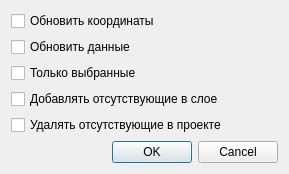
<?xml version="1.0" encoding="UTF-8"?>
<ui version="4.0">
 <class>RefreshSetup</class>
 <widget class="QDialog" name="RefreshSetup">
  <property name="geometry">
   <rect>
    <x>0</x>
    <y>0</y>
    <width>289</width>
    <height>162</height>
   </rect>
  </property>
  <property name="windowTitle">
   <string>Обновление данных</string>
  </property>
  <layout class="QGridLayout" name="gridLayout">
   <item row="5" column="0">
    <spacer name="verticalSpacer">
     <property name="orientation">
      <enum>Qt::Vertical</enum>
     </property>
     <property name="sizeHint" stdset="0">
      <size>
       <width>20</width>
       <height>40</height>
      </size>
     </property>
    </spacer>
   </item>
   <item row="0" column="0">
    <widget class="QCheckBox" name="mKoordsCheckBox">
     <property name="text">
      <string>Обновить координаты</string>
     </property>
    </widget>
   </item>
   <item row="1" column="0">
    <widget class="QCheckBox" name="mDataCheckBox">
     <property name="text">
      <string>Обновить данные</string>
     </property>
    </widget>
   </item>
   <item row="6" column="0">
    <widget class="QDialogButtonBox" name="buttonBox">
     <property name="orientation">
      <enum>Qt::Horizontal</enum>
     </property>
     <property name="standardButtons">
      <set>QDialogButtonBox::Cancel|QDialogButtonBox::Ok</set>
     </property>
    </widget>
   </item>
   <item row="2" column="0">
    <widget class="QCheckBox" name="mSelectedCheckBox">
     <property name="text">
      <string>Только выбранные</string>
     </property>
    </widget>
   </item>
   <item row="3" column="0">
    <widget class="QCheckBox" name="mAddMissingCheckBox">
     <property name="text">
      <string>Добавлять отсутствующие в слое</string>
     </property>
    </widget>
   </item>
   <item row="4" column="0">
    <widget class="QCheckBox" name="mDeleteMissingCheckBox">
     <property name="text">
      <string>Удалять отсутствующие в проекте</string>
     </property>
    </widget>
   </item>
  </layout>
 </widget>
 <resources/>
 <connections>
  <connection>
   <sender>buttonBox</sender>
   <signal>accepted()</signal>
   <receiver>RefreshSetup</receiver>
   <slot>accept()</slot>
   <hints>
    <hint type="sourcelabel">
     <x>248</x>
     <y>254</y>
    </hint>
    <hint type="destinationlabel">
     <x>157</x>
     <y>274</y>
    </hint>
   </hints>
  </connection>
  <connection>
   <sender>buttonBox</sender>
   <signal>rejected()</signal>
   <receiver>RefreshSetup</receiver>
   <slot>reject()</slot>
   <hints>
    <hint type="sourcelabel">
     <x>316</x>
     <y>260</y>
    </hint>
    <hint type="destinationlabel">
     <x>286</x>
     <y>274</y>
    </hint>
   </hints>
  </connection>
 </connections>
</ui>
